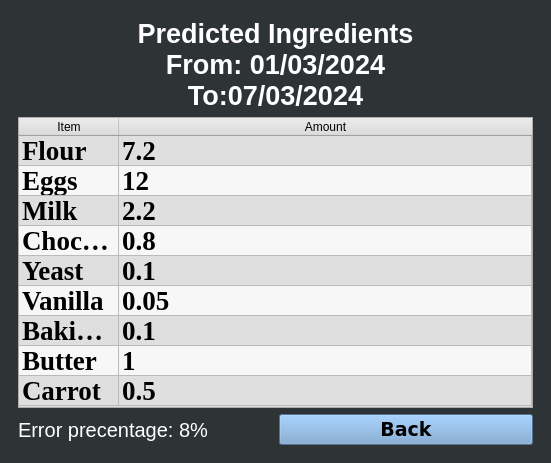
<?xml version="1.0" encoding="UTF-8"?>
<ui version="4.0">
 <class>MainWindow</class>
 <widget class="QMainWindow" name="MainWindow">
  <property name="geometry">
   <rect>
    <x>0</x>
    <y>0</y>
    <width>551</width>
    <height>463</height>
   </rect>
  </property>
  <property name="windowTitle">
   <string>MainWindow</string>
  </property>
  <widget class="QWidget" name="centralwidget">
   <property name="styleSheet">
    <string notr="true">background-color: rgb(46, 52, 54);</string>
   </property>
   <layout class="QHBoxLayout" name="horizontalLayout">
    <item>
     <widget class="QWidget" name="widget_14" native="true">
      <layout class="QVBoxLayout" name="verticalLayout">
       <item>
        <widget class="QLabel" name="label">
         <property name="font">
          <font>
           <pointsize>20</pointsize>
           <weight>75</weight>
           <bold>true</bold>
          </font>
         </property>
         <property name="styleSheet">
          <string notr="true">color: rgb(255, 255, 255);</string>
         </property>
         <property name="text">
          <string>Predicted Ingredients 
From: 01/03/2024
To:07/03/2024</string>
         </property>
         <property name="alignment">
          <set>Qt::AlignCenter</set>
         </property>
        </widget>
       </item>
       <item>
        <widget class="QTableWidget" name="unitEditTW">
         <property name="font">
          <font>
           <family>Times New Roman</family>
           <pointsize>20</pointsize>
           <weight>75</weight>
           <bold>true</bold>
          </font>
         </property>
         <property name="autoFillBackground">
          <bool>false</bool>
         </property>
         <property name="styleSheet">
          <string notr="true">background-color:rgb(223, 223, 223)</string>
         </property>
         <property name="lineWidth">
          <number>1</number>
         </property>
         <property name="alternatingRowColors">
          <bool>true</bool>
         </property>
         <property name="rowCount">
          <number>9</number>
         </property>
         <property name="columnCount">
          <number>2</number>
         </property>
         <attribute name="horizontalHeaderShowSortIndicator" stdset="0">
          <bool>true</bool>
         </attribute>
         <attribute name="horizontalHeaderStretchLastSection">
          <bool>true</bool>
         </attribute>
         <attribute name="verticalHeaderVisible">
          <bool>false</bool>
         </attribute>
         <row>
          <property name="text">
           <string>New Row</string>
          </property>
         </row>
         <row>
          <property name="text">
           <string>New Row</string>
          </property>
         </row>
         <row>
          <property name="text">
           <string>New Row</string>
          </property>
         </row>
         <row>
          <property name="text">
           <string>New Row</string>
          </property>
         </row>
         <row>
          <property name="text">
           <string>New Row</string>
          </property>
         </row>
         <row>
          <property name="text">
           <string>New Row</string>
          </property>
         </row>
         <row>
          <property name="text">
           <string>New Row</string>
          </property>
         </row>
         <row>
          <property name="text">
           <string>New Row</string>
          </property>
         </row>
         <row>
          <property name="text">
           <string>New Row</string>
          </property>
         </row>
         <column>
          <property name="text">
           <string>Item</string>
          </property>
         </column>
         <column>
          <property name="text">
           <string>Amount</string>
          </property>
         </column>
         <item row="0" column="0">
          <property name="text">
           <string>Flour</string>
          </property>
         </item>
         <item row="0" column="1">
          <property name="text">
           <string>7.2</string>
          </property>
         </item>
         <item row="1" column="0">
          <property name="text">
           <string>Eggs</string>
          </property>
         </item>
         <item row="1" column="1">
          <property name="text">
           <string>12</string>
          </property>
         </item>
         <item row="2" column="0">
          <property name="text">
           <string>Milk</string>
          </property>
         </item>
         <item row="2" column="1">
          <property name="text">
           <string>2.2</string>
          </property>
         </item>
         <item row="3" column="0">
          <property name="text">
           <string>Chocolate</string>
          </property>
         </item>
         <item row="3" column="1">
          <property name="text">
           <string>0.8</string>
          </property>
         </item>
         <item row="4" column="0">
          <property name="text">
           <string>Yeast</string>
          </property>
         </item>
         <item row="4" column="1">
          <property name="text">
           <string>0.1</string>
          </property>
         </item>
         <item row="5" column="0">
          <property name="text">
           <string>Vanilla</string>
          </property>
         </item>
         <item row="5" column="1">
          <property name="text">
           <string>0.05</string>
          </property>
         </item>
         <item row="6" column="0">
          <property name="text">
           <string>Baking Powder</string>
          </property>
         </item>
         <item row="6" column="1">
          <property name="text">
           <string>0.1</string>
          </property>
         </item>
         <item row="7" column="0">
          <property name="text">
           <string>Butter</string>
          </property>
         </item>
         <item row="7" column="1">
          <property name="text">
           <string>1</string>
          </property>
         </item>
         <item row="8" column="0">
          <property name="text">
           <string>Carrot</string>
          </property>
         </item>
         <item row="8" column="1">
          <property name="text">
           <string>0.5</string>
          </property>
         </item>
        </widget>
       </item>
       <item>
        <layout class="QHBoxLayout" name="horizontalLayout_2">
         <item>
          <widget class="QLabel" name="label_2">
           <property name="font">
            <font>
             <pointsize>15</pointsize>
            </font>
           </property>
           <property name="styleSheet">
            <string notr="true">color: rgb(255, 255, 255);</string>
           </property>
           <property name="text">
            <string>Error precentage: 8%</string>
           </property>
          </widget>
         </item>
         <item>
          <widget class="QPushButton" name="deleteUnitsButton">
           <property name="font">
            <font>
             <family>DejaVu Sans</family>
             <pointsize>14</pointsize>
             <weight>75</weight>
             <italic>false</italic>
             <bold>true</bold>
            </font>
           </property>
           <property name="styleSheet">
            <string notr="true">background-color: rgb(114, 159, 207);</string>
           </property>
           <property name="text">
            <string>Back</string>
           </property>
          </widget>
         </item>
        </layout>
       </item>
      </layout>
     </widget>
    </item>
   </layout>
  </widget>
 </widget>
 <resources/>
 <connections/>
</ui>
